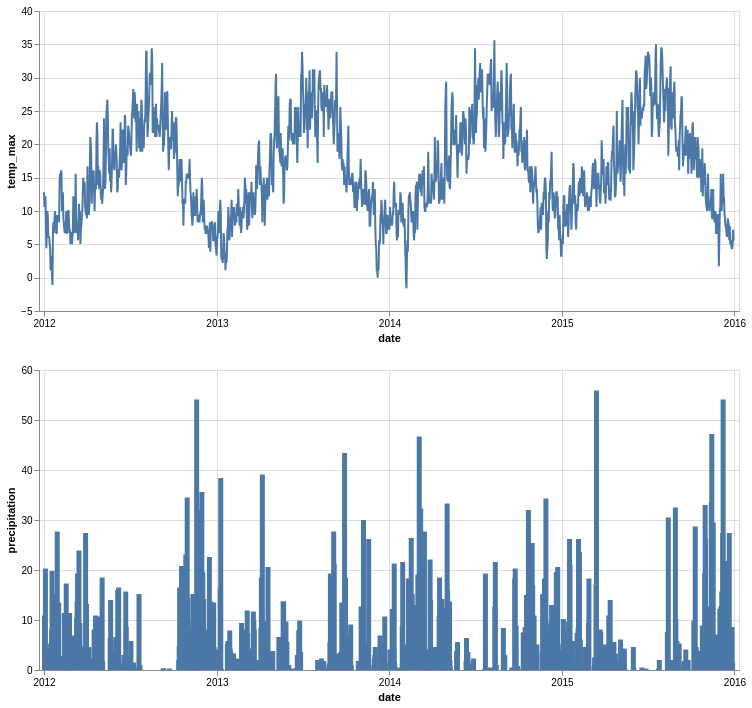

Write notebook code for a chart like this one.
### Code cell
brush = alt.selection_interval(encodings=['x'])

precipitation= precipitation.encode(
    color=alt.when(brush).then(alt.ColorValue('#4c78a8')).otherwise(alt.ColorValue('grey')))

(temp_max.transform_filter(brush) & precipitation.add_params(brush)).resolve_scale(x='shared')

### Figure 1 — Vega-Lite specification as saved in the notebook (floating-point values rounded to 4 significant figures; data arrays with more than 128 entries replaced by an {"elided": "..."} marker saying what was removed)
{"config": {"view": {"continuousWidth": 300, "continuousHeight": 300}}, "vconcat": [{"data": {"name": "data-b9344fcaaf4d9221dca2202a2b55915c"}, "mark": {"type": "line"}, "encoding": {"x": {"axis": {"format": "%Y", "tickCount": "year"}, "field": "date", "type": "temporal"}, "y": {"field": "temp_max", "type": "quantitative"}}, "transform": [{"filter": {"param": "param_c97a99acfc68b794"}}]}, {"data": {"name": "data-6881b3c76720a51ecae2e2fb5659aff4"}, "mark": {"type": "bar"}, "encoding": {"color": {"condition": [{"param": "param_c97a99acfc68b794", "value": "#4c78a8"}], "value": "grey"}, "x": {"axis": {"format": "%Y", "tickCount": "year"}, "field": "date", "type": "temporal"}, "y": {"field": "precipitation", "type": "quantitative"}}, "name": "view_ae0da53d913b3112_1", "width": 700}], "params": [{"name": "param_c97a99acfc68b794", "select": {"type": "interval", "encodings": ["x"]}, "views": ["view_ae0da53d913b3112_1"]}], "resolve": {"scale": {"x": "shared"}}, "$schema": "https://vega.github.io/schema/vega-lite/v6.1.0.json", "datasets": {"data-b9344fcaaf4d9221dca2202a2b55915c": {"elided": "1461 records"}, "data-6881b3c76720a51ecae2e2fb5659aff4": {"elided": "1461 records"}}}
